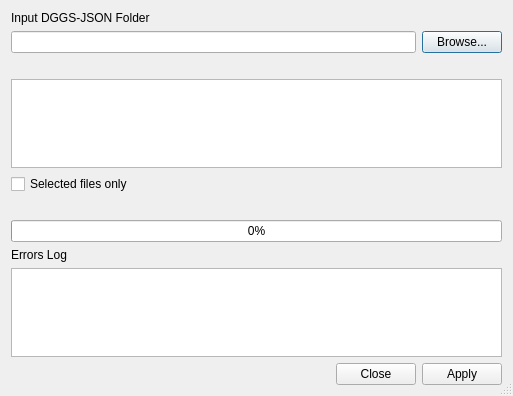
<?xml version="1.0" encoding="UTF-8"?>
<ui version="4.0">
 <class>hcmgis_csv2shp_form</class>
 <widget class="QDialog" name="hcmgis_csv2shp_form">
  <property name="windowModality">
   <enum>Qt::NonModal</enum>
  </property>
  <property name="enabled">
   <bool>true</bool>
  </property>
  <property name="geometry">
   <rect>
    <x>0</x>
    <y>0</y>
    <width>513</width>
    <height>396</height>
   </rect>
  </property>
  <property name="font">
   <font>
    <weight>50</weight>
    <bold>false</bold>
   </font>
  </property>
  <property name="mouseTracking">
   <bool>false</bool>
  </property>
  <property name="windowTitle">
   <string>DGGS-JSON to GeoJSON Converter</string>
  </property>
  <property name="sizeGripEnabled">
   <bool>true</bool>
  </property>
  <layout class="QVBoxLayout" name="verticalLayout">
   <item>
    <widget class="QLabel" name="LblInput">
     <property name="text">
      <string>Input DGGS-JSON Folder</string>
     </property>
     <property name="alignment">
      <set>Qt::AlignBottom|Qt::AlignLeading|Qt::AlignLeft</set>
     </property>
    </widget>
   </item>
   <item>
    <layout class="QGridLayout" name="gridLayout_3">
     <item row="0" column="1">
      <widget class="QPushButton" name="BtnInputFolder">
       <property name="enabled">
        <bool>true</bool>
       </property>
       <property name="font">
        <font>
         <weight>50</weight>
         <bold>false</bold>
        </font>
       </property>
       <property name="text">
        <string>Browse...</string>
       </property>
      </widget>
     </item>
     <item row="0" column="0">
      <widget class="QLineEdit" name="LinInputFolder">
       <property name="enabled">
        <bool>true</bool>
       </property>
       <property name="mouseTracking">
        <bool>true</bool>
       </property>
       <property name="focusPolicy">
        <enum>Qt::StrongFocus</enum>
       </property>
       <property name="acceptDrops">
        <bool>false</bool>
       </property>
       <property name="text">
        <string/>
       </property>
       <property name="readOnly">
        <bool>true</bool>
       </property>
      </widget>
     </item>
    </layout>
   </item>
   <item>
    <widget class="QLabel" name="lblDGGSJSON">
     <property name="font">
      <font>
       <weight>75</weight>
       <bold>true</bold>
      </font>
     </property>
     <property name="text">
      <string/>
     </property>
     <property name="alignment">
      <set>Qt::AlignBottom|Qt::AlignLeading|Qt::AlignLeft</set>
     </property>
    </widget>
   </item>
   <item>
    <widget class="QListWidget" name="lsDGGSJSON">
     <property name="editTriggers">
      <set>QAbstractItemView::NoEditTriggers</set>
     </property>
     <property name="showDropIndicator" stdset="0">
      <bool>false</bool>
     </property>
     <property name="dragEnabled">
      <bool>false</bool>
     </property>
     <property name="dragDropMode">
      <enum>QAbstractItemView::DragDrop</enum>
     </property>
     <property name="selectionMode">
      <enum>QAbstractItemView::ExtendedSelection</enum>
     </property>
    </widget>
   </item>
   <item>
    <widget class="QCheckBox" name="ChkSelected">
     <property name="text">
      <string>Selected files only</string>
     </property>
    </widget>
   </item>
   <item>
    <widget class="QLabel" name="LblStatus">
     <property name="font">
      <font>
       <weight>75</weight>
       <bold>true</bold>
      </font>
     </property>
     <property name="text">
      <string/>
     </property>
    </widget>
   </item>
   <item>
    <widget class="QProgressBar" name="status">
     <property name="value">
      <number>0</number>
     </property>
    </widget>
   </item>
   <item>
    <widget class="QLabel" name="LglError">
     <property name="text">
      <string>Errors Log</string>
     </property>
    </widget>
   </item>
   <item>
    <widget class="QTextEdit" name="txtError">
     <property name="readOnly">
      <bool>true</bool>
     </property>
    </widget>
   </item>
   <item>
    <widget class="QDialogButtonBox" name="BtnApplyClose">
     <property name="orientation">
      <enum>Qt::Horizontal</enum>
     </property>
     <property name="standardButtons">
      <set>QDialogButtonBox::Apply|QDialogButtonBox::Close</set>
     </property>
     <property name="centerButtons">
      <bool>false</bool>
     </property>
    </widget>
   </item>
  </layout>
 </widget>
 <tabstops>
  <tabstop>BtnApplyClose</tabstop>
 </tabstops>
 <resources/>
 <connections>
  <connection>
   <sender>BtnApplyClose</sender>
   <signal>accepted()</signal>
   <receiver>hcmgis_csv2shp_form</receiver>
   <slot>accept()</slot>
   <hints>
    <hint type="sourcelabel">
     <x>248</x>
     <y>254</y>
    </hint>
    <hint type="destinationlabel">
     <x>157</x>
     <y>274</y>
    </hint>
   </hints>
  </connection>
  <connection>
   <sender>BtnApplyClose</sender>
   <signal>rejected()</signal>
   <receiver>hcmgis_csv2shp_form</receiver>
   <slot>reject()</slot>
   <hints>
    <hint type="sourcelabel">
     <x>316</x>
     <y>260</y>
    </hint>
    <hint type="destinationlabel">
     <x>286</x>
     <y>274</y>
    </hint>
   </hints>
  </connection>
 </connections>
</ui>
